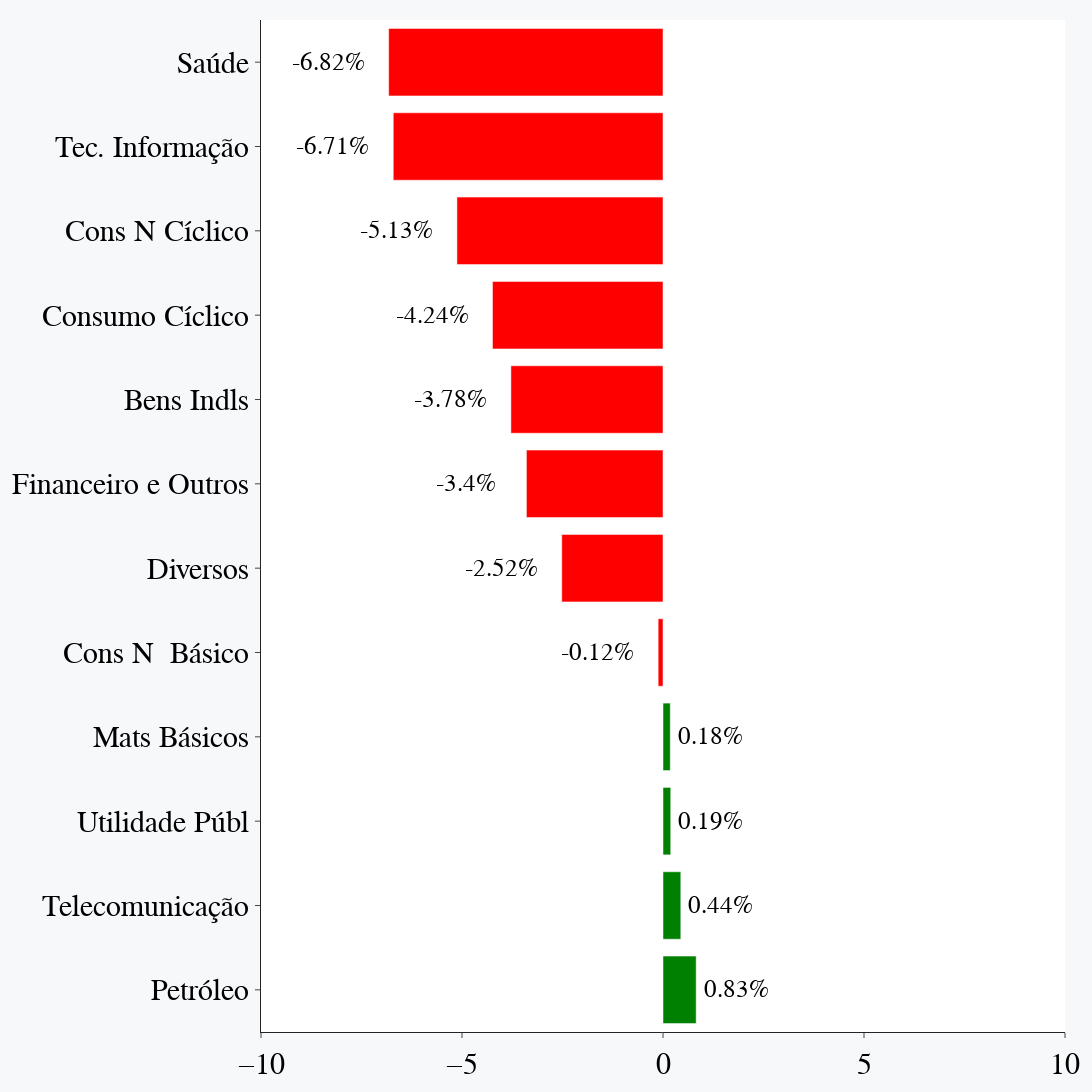

Source (notebook cell):
### Code cell
pivot_table_result_setor_geral2 = pivot_table_result_setor_geral.sort_values(by='mean',ascending=False)
pivot_table_result_setor_geral2["Color"] = np.where(pivot_table_result_setor_geral2["mean"] < 0, 'red', 'green')

fig = go.Figure()

fig.add_trace(go.Bar(name='Net', x=pivot_table_result_setor_geral2['mean'], y=pivot_table_result_setor_geral2.index, marker_color=pivot_table_result_setor_geral2['Color'],orientation='h'))

annotations = []

x_pos = pivot_table_result_setor_geral2[pivot_table_result_setor_geral2['mean']>0].index
y_pos = np.round(pivot_table_result_setor_geral2[pivot_table_result_setor_geral2["mean"]>0]['mean'], decimals=2)

x_neg = pivot_table_result_setor_geral2[pivot_table_result_setor_geral2['mean']<0].index
y_neg = np.round(pivot_table_result_setor_geral2[pivot_table_result_setor_geral2["mean"]<0]['mean'], decimals=2)

for yd, xd in zip(y_pos, x_pos):
  annotations.append(dict(xref='x1', yref='y1', y=xd, x=yd + 1, text= str(yd)+'%', 
                            font=dict(family='Arial', size=25, color='black'), showarrow=False))

for yd, xd in zip(y_neg, x_neg):
  annotations.append(dict(xref='x1', yref='y1', y=xd, x=yd - 1.5, text= str(yd)+'%', 
                            font=dict(family='Arial', size=25, color='black'), showarrow=False))

fig.update_xaxes(visible=True, showticklabels=True,range=[-10, 10])
fig.update_layout(barmode='stack',title_text='',template = 'simple_white',margin=dict(l=20, r=20, t=20, b=20), 
                  paper_bgcolor="#f7f8fa",width=1200,height=1100,annotations=annotations,
                  font=dict(family="Arial black",size=30,color="black"))

fig.show()

### Figure 1 — Plotly figure (JSON) as saved in the notebook; plotly's stock layout.template omitted (floating-point values rounded to 4 significant figures)
{"data": [{"marker": {"color": ["green", "green", "green", "green", "red", "red", "red", "red", "red", "red", "red", "red"]}, "name": "Net", "orientation": "h", "type": "bar", "x": [0.8254, 0.4427, 0.1926, 0.181, -0.1203, -2.519, -3.398, -3.784, -4.242, -5.126, -6.71, -6.824], "y": ["Petróleo", "Telecomunicação", "Utilidade Públ", "Mats Básicos", "Cons N  Básico", "Diversos", "Financeiro e Outros", "Bens Indls", "Consumo Cíclico", "Cons N Cíclico", "Tec. Informação", "Saúde"]}], "layout": {"annotations": [{"font": {"color": "black", "family": "Arial", "size": 25}, "showarrow": false, "text": "0.83%", "x": 1.83, "xref": "x", "y": "Petróleo", "yref": "y"}, {"font": {"color": "black", "family": "Arial", "size": 25}, "showarrow": false, "text": "0.44%", "x": 1.44, "xref": "x", "y": "Telecomunicação", "yref": "y"}, {"font": {"color": "black", "family": "Arial", "size": 25}, "showarrow": false, "text": "0.19%", "x": 1.19, "xref": "x", "y": "Utilidade Públ", "yref": "y"}, {"font": {"color": "black", "family": "Arial", "size": 25}, "showarrow": false, "text": "0.18%", "x": 1.18, "xref": "x", "y": "Mats Básicos", "yref": "y"}, {"font": {"color": "black", "family": "Arial", "size": 25}, "showarrow": false, "text": "-0.12%", "x": -1.62, "xref": "x", "y": "Cons N  Básico", "yref": "y"}, {"font": {"color": "black", "family": "Arial", "size": 25}, "showarrow": false, "text": "-2.52%", "x": -4.02, "xref": "x", "y": "Diversos", "yref": "y"}, {"font": {"color": "black", "family": "Arial", "size": 25}, "showarrow": false, "text": "-3.4%", "x": -4.9, "xref": "x", "y": "Financeiro e Outros", "yref": "y"}, {"font": {"color": "black", "family": "Arial", "size": 25}, "showarrow": false, "text": "-3.78%", "x": -5.28, "xref": "x", "y": "Bens Indls", "yref": "y"}, {"font": {"color": "black", "family": "Arial", "size": 25}, "showarrow": false, "text": "-4.24%", "x": -5.74, "xref": "x", "y": "Consumo Cíclico", "yref": "y"}, {"font": {"color": "black", "family": "Arial", "size": 25}, "showarrow": false, "text": "-5.13%", "x": -6.63, "xref": "x", "y": "Cons N Cíclico", "yref": "y"}, {"font": {"color": "black", "family": "Arial", "size": 25}, "showarrow": false, "text": "-6.71%", "x": -8.21, "xref": "x", "y": "Tec. Informação", "yref": "y"}, {"font": {"color": "black", "family": "Arial", "size": 25}, "showarrow": false, "text": "-6.82%", "x": -8.32, "xref": "x", "y": "Saúde", "yref": "y"}], "barmode": "stack", "font": {"color": "black", "family": "Arial black", "size": 30}, "height": 1100, "margin": {"b": 20, "l": 20, "r": 20, "t": 20}, "paper_bgcolor": "#f7f8fa", "title": {"text": ""}, "width": 1200, "xaxis": {"range": [-10, 10], "showticklabels": true, "visible": true}}}
